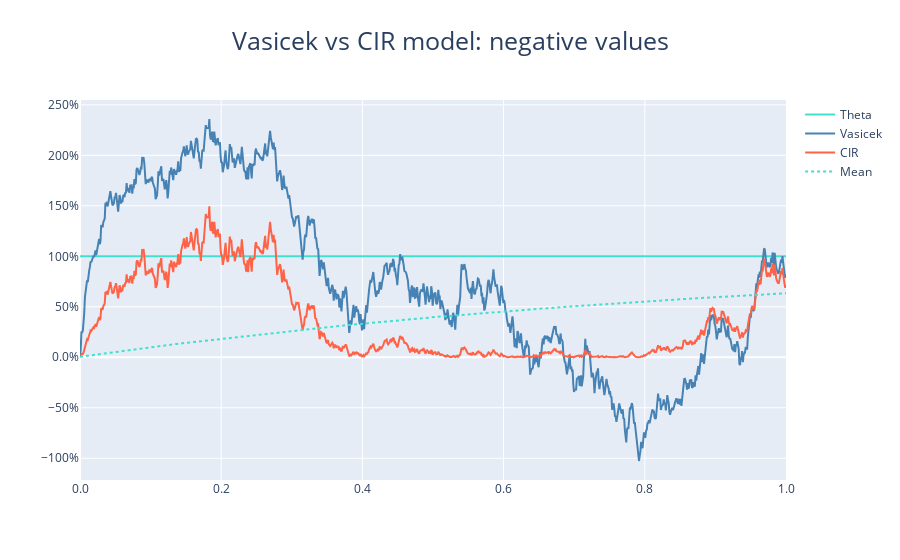

Here is the notebook cell this chart was saved with:
### Code cell
#Displays what happens with negative values
r.show()

### Figure 1 — Plotly figure (JSON) as saved in the notebook; plotly's stock layout.template omitted (floating-point values rounded to 4 significant figures; data arrays with more than 128 entries replaced by an {"elided": "..."} marker saying what was removed)
{"data": [{"line": {"color": "turquoise"}, "name": "Theta", "type": "scatter", "uid": "fa480acf-1e8d-4165-89e2-c644ed628f5e", "x": {"elided": "1000 float values"}, "y": {"elided": "1000 int values"}}, {"line": {"color": "steelblue"}, "name": "Vasicek", "type": "scatter", "uid": "080eae82-d9b4-40b0-b70b-7761341439c0", "x": {"elided": "1000 float values"}, "y": {"elided": "1000 float values"}}, {"line": {"color": "tomato"}, "name": "CIR", "type": "scatter", "uid": "5fcdd7af-fb71-4446-86d0-2a62cfed5356", "x": {"elided": "1000 float values"}, "y": {"elided": "1000 float values"}}, {"line": {"color": "turquoise", "dash": "dot"}, "name": "Mean", "type": "scatter", "uid": "31926adb-22c5-4f26-bd5c-1fc74e8c6457", "x": {"elided": "1000 float values"}, "y": {"elided": "1000 float values"}}], "layout": {"title": {"font": {"size": 25}, "text": "Vasicek vs CIR model: negative values", "x": 0.5, "xanchor": "center"}, "xaxis": {"hoverformat": ".2f", "tickformat": ".1f"}, "yaxis": {"hoverformat": ".4p", "tickformat": ".2p"}}}
